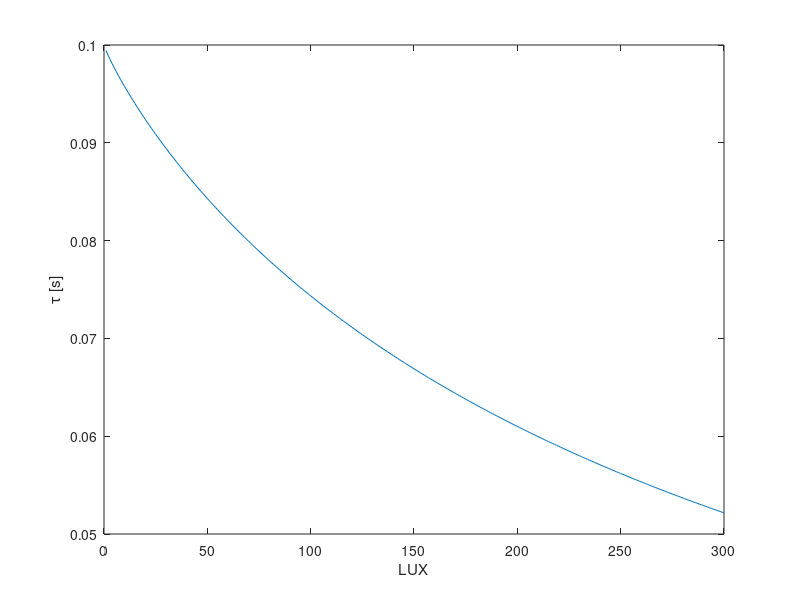

MATLAB code to generate this figure: (Note: this script raises an error after producing the figure.)
clear
close all


%% Tau teórico
C = 10 * 10^-6;
R1 = 10 *10^3;
x = 1:300;
m = -0.89;
b =  log10(225000)-m;
R2 = 10.^(m*log10(x) + b);
Req = (R2*R1)./(R2+R1);
Tau = Req * C;
plot(Tau)
ylabel('{\tau} [s]')
xlabel('LUX')

%% Simular resposta
lumen = 100;
vf = calc_vf(lumen);
vi = 0;
t = 0:0.001:1;
tau_ = calc_tau(lumen);
v = vf - (vf - vi)*exp(-t/(tau_));
plot(t,v)


%% PLot
close all
m = -0.89;
x = 1:300;
resistance = 10.^(m*log10(x) + b);
volt = (3.3 * 10000.0) ./ (resistance + 10000.0);
plot(x, volt)


function vf= calc_vf(x)
    m = -0.88;
    b =  log10(225000)-m;
    R1 = 10 *10^3;
    R2_value = 10^(m*log10(x) + b);
    vf = 3.3 * (R1)/(R1+ R2_value);
end

function Tau= calc_tau(x)
    m = -0.88;
    b =  log10(225000)-m;
    C = 10 * 10^-6;
    R1 = 10 *10^3;
    R2_value = 10^(m*log10(x) + b);
    Req = (R2_value*R1)/(R2_value+R1);
    Tau = Req * C;
end
